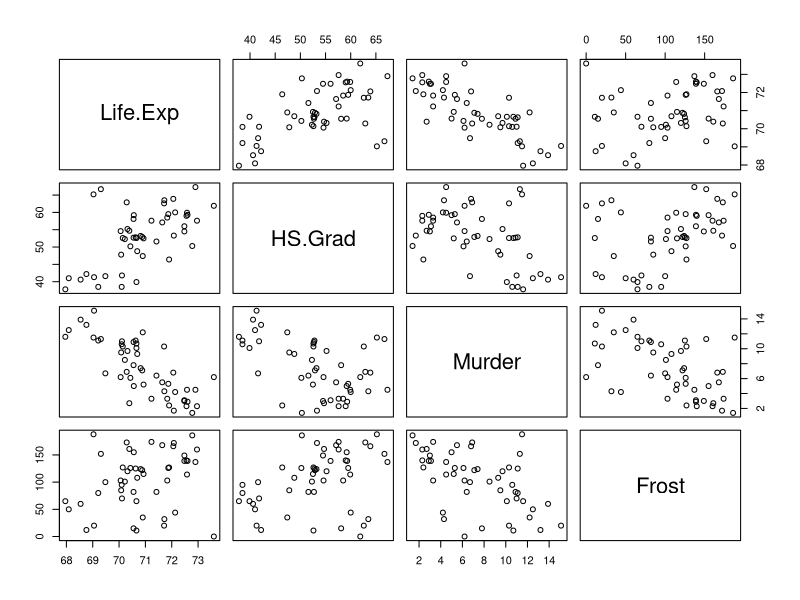

R code for this plot:
data(state)
dataFrame = as.data.frame(state.x77)
colnames(dataFrame)[4] = "Life.Exp"
colnames(dataFrame)[6] = "HS.Grad"

cor(dataFrame)
pairs(~ Life.Exp + HS.Grad + Murder + Frost, data = dataFrame)
dataModel = lm(Life.Exp ~ HS.Grad + Murder, data = dataFrame)
summary(dataModel)